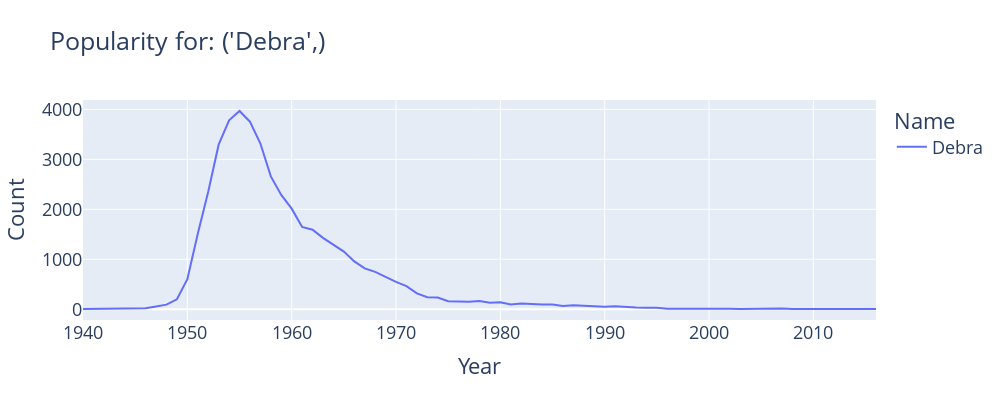

Notebook code for this chart:
### Markdown cell above
We can visualize the decrease in the popularity of the name "Debra:"

### Code cell
import plotly.express as px
def plot_name(*names):

    fig = px.line(f_babynames[f_babynames["Name"].isin(names)],
                  x = "Year", y = "Count", color="Name",
                  title=f"Popularity for: {names}")
    fig.update_layout(font_size = 18,
                  width=1000,
                  height=400)
    return fig

plot_name("Debra")

### Figure 1 — Plotly figure (JSON) as saved in the notebook; plotly's stock layout.template omitted (floating-point values rounded to 4 significant figures)
{"data": [{"hovertemplate": "Name=Debra<br>Year=%{x}<br>Count=%{y}<extra></extra>", "legendgroup": "Debra", "line": {"color": "#636efa", "dash": "solid"}, "marker": {"symbol": "circle"}, "mode": "lines", "name": "Debra", "orientation": "v", "showlegend": true, "type": "scatter", "x": [1940, 1942, 1943, 1944, 1945, 1946, 1947, 1948, 1949, 1950, 1951, 1952, 1953, 1954, 1955, 1956, 1957, 1958, 1959, 1960, 1961, 1962, 1963, 1964, 1965, 1966, 1967, 1968, 1969, 1970, 1971, 1972, 1973, 1974, 1975, 1976, 1977, 1978, 1979, 1980, 1981, 1982, 1983, 1984, 1985, 1986, 1987, 1988, 1989, 1990, 1991, 1992, 1993, 1994, 1995, 1996, 1997, 1998, 1999, 2000, 2001, 2002, 2003, 2004, 2005, 2006, 2007, 2008, 2009, 2012, 2013, 2016], "xaxis": "x", "y": [7, 7, 8, 15, 19, 20, 56, 92, 199, 601, 1510, 2351, 3295, 3784, 3969, 3755, 3318, 2660, 2290, 2014, 1647, 1592, 1430, 1287, 1154, 958, 818, 748, 647, 547, 463, 318, 242, 236, 159, 151, 151, 164, 130, 141, 97, 114, 97, 95, 93, 64, 78, 69, 71, 51, 62, 41, 34, 28, 28, 12, 14, 16, 10, 13, 14, 10, 7, 12, 13, 12, 13, 6, 7, 5, 8, 5], "yaxis": "y"}], "layout": {"font": {"size": 18}, "height": 400, "legend": {"title": {"text": "Name"}, "tracegroupgap": 0}, "title": {"text": "Popularity for: ('Debra',)"}, "width": 1000, "xaxis": {"anchor": "y", "domain": [0, 1], "title": {"text": "Year"}}, "yaxis": {"anchor": "x", "domain": [0, 1], "title": {"text": "Count"}}}}
